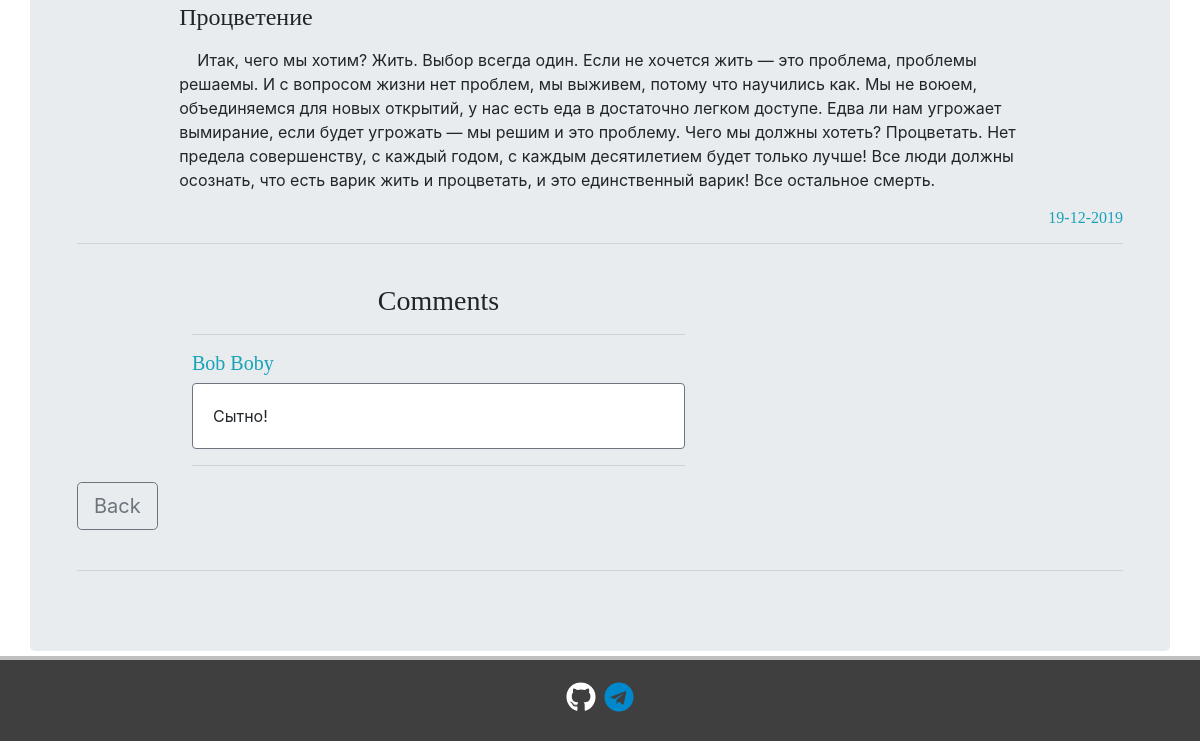
/articles/1/ (lower part), run on an earlier commit of the app's database.
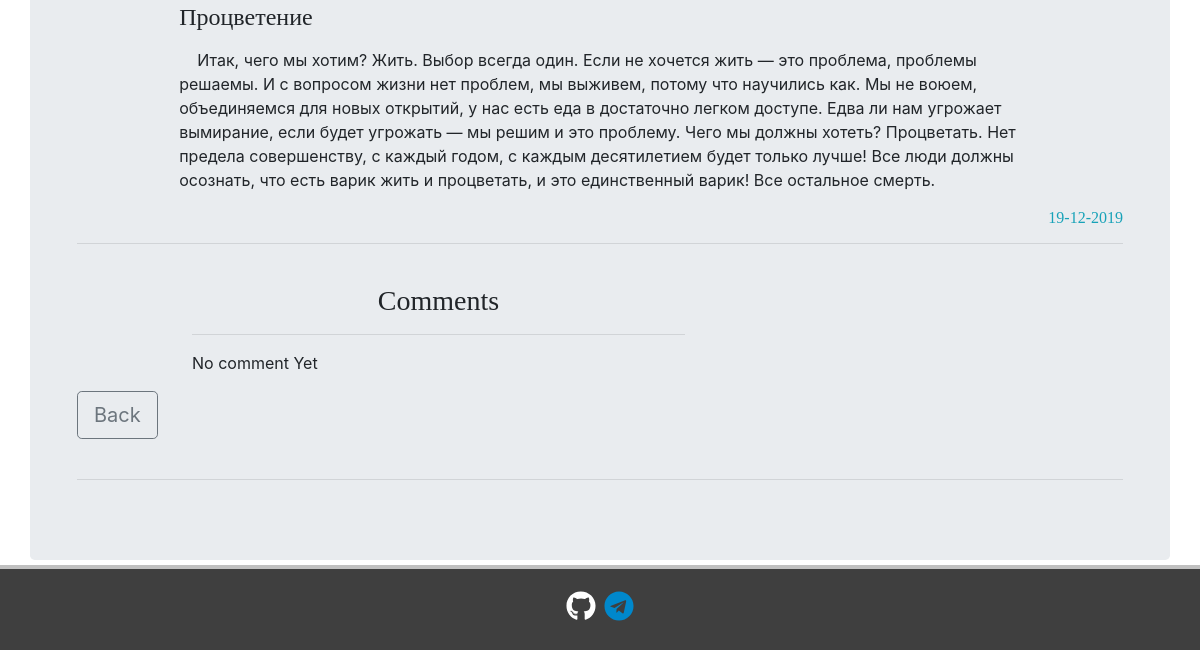
And on a later commit of the database.
### articles/models.py (models this page shows, shortened)
class Articles(models.Model):
    title = models.CharField(
        max_length=120,
        verbose_name='Title')
    content = RichTextField(blank=True, null=True)
    category = models.CharField(max_length=255, default='life')
    date = models.DateTimeField(verbose_name='Publication date')
    class Meta:
        verbose_name = 'Article'
        verbose_name_plural = 'Articles'

class Comments(models.Model):
    article = models.ForeignKey(Articles,
                                related_name='comments',
                                on_delete=models.CASCADE)
    author = models.ForeignKey(User, on_delete=models.CASCADE)
    comment_text = models.CharField(max_length=400)
    class Meta:
        verbose_name = 'Comment'
        verbose_name_plural = 'Comments'

### articles/views.py (the view, shortened to what this page needs)
# urls.py: path('<int:pk>/', ArticleView.as_view(), name='article'),
class ArticleView(DetailView, CreateView):
    template_name = 'articles/article_page.html'
    model = Articles
    form_class = AddCommentForm
    def get_context_data(self, *args, **kwargs):
        context = super().get_context_data(*args, **kwargs)
        context['categories'] = Category.objects.all()
        return context

### articles/models.py (called while the page is built)
    def __str__(self):
        return self.name

### articles/templates/articles/article_page.html (shortened to what this page needs)
{% extends "home/wrapper.html" %}
{% load static %}
{% block content %}
    <div class="container col-md-10">
        <p>
            {{ articles.content|safe|linebreaks }}
        </p>
    </div>
    <h6 class="text-info" align="right">
        {{ articles.date|date:"d-m-Y" }}
    </h6><hr><br>
    <div class="container" style="margin-left: 100px">
        <div class="row">
            <div class="col-md-6">
                <a name="redirect_after_post_a_comment">
                    <h3 align="center">
                        Comments
                    </h3><hr>
                </a>
                {% if not articles.comments.all %}
                    <p>
                        No comment Yet
                    </p>
                {% else %}
                    {% for comment in articles.comments.all %}
                        <h5 class="text-info">{{ comment.author.first_name }} {{ comment.author.last_name }}</h5>
                        <div class="card border-secondary mb-3">
                            <div class="card-body">
                                <p class="card-text">
                                    {{ comment.comment_text }}
                                </p>
                            </div>
                        </div><hr>
                    {% endfor %}
                {% endif %}
            </div>
        </div>
    </div>
    <a href="{% url 'articles' %}">
        <button type="button" class="btn btn-outline-secondary btn-lg">
            Back
        </button>
    </a><br><br>
    <hr>
{% endblock content %}

### home/templates/home/wrapper.html (shortened to what this page needs)
{% load static %}
<!DOCTYPE html>
<html lang="en">
    <head>
        <link rel="stylesheet" href="https://maxcdn.bootstrapcdn.com/bootstrap/4.0.0/css/bootstrap.min.css">
        <link rel="stylesheet" type="text/css" href="{% static 'home/base.css' %}">
    </head>
    <body>
        <div class="container">
            <div class="row jumbotron" style="margin-bottom: 0;">
                <div class="col-xs-12 col-sm-12 col-md-12 col-lg-12 col-xl-12">
                    {% block content %}
                    {% endblock content %}
                </div>
            </div>
        </div>
        <footer class="container-fluid">
            <div class="container-fluid">
                <div class="row padding text-center">
                    <div class="col-12 social padding">
                        <a target="blank" href="https://github.com/nbox363"><i class="fab fa-github"></i></a>
                        <a target="blank" href="https://t.me/nbox363"><i class="fab fa-telegram"></i></a>
                    </div>
                </div>
            </div>
        </footer>
    </body>
</html>

### home/static/home/base.css (style rules this page uses)
.social { font-size: 30px; margin-top: 15px; }
.fa-github { color: #fff }
.fa-telegram { color: #0088cc }
footer { background-color: #3f3f3f; border-top: 4px solid silver; color: snow; height: 85px; position: absolute; bottom: 0; }
body { padding-bottom: 90px; position: relative; min-height: 100vh; }
h1, h2, h3, h4, h5, h6 { font-family: Geneva; }

What changed in the data, as far as the page shows it:
removed Comments: author.first_name "Bob", author.last_name "Boby", comment_text "Сытно!"
Also different on the page:
text now shown: "No comment Yet"
